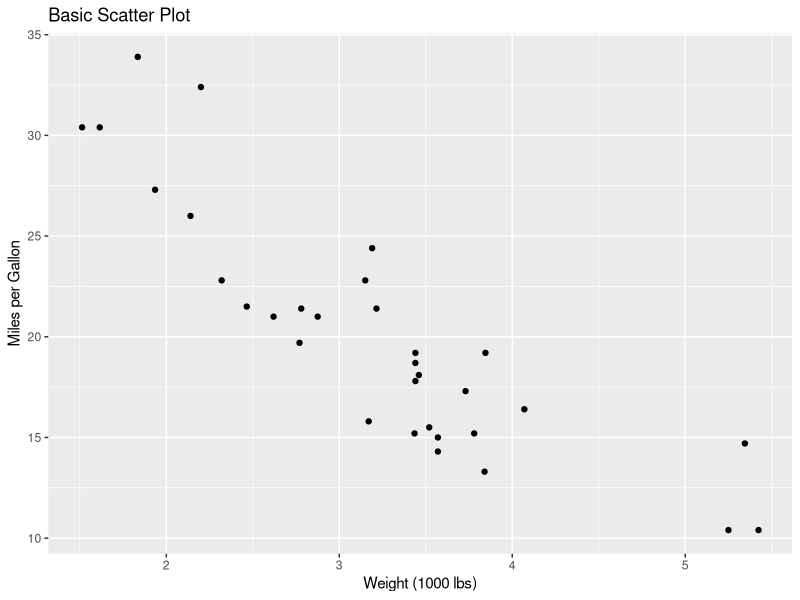
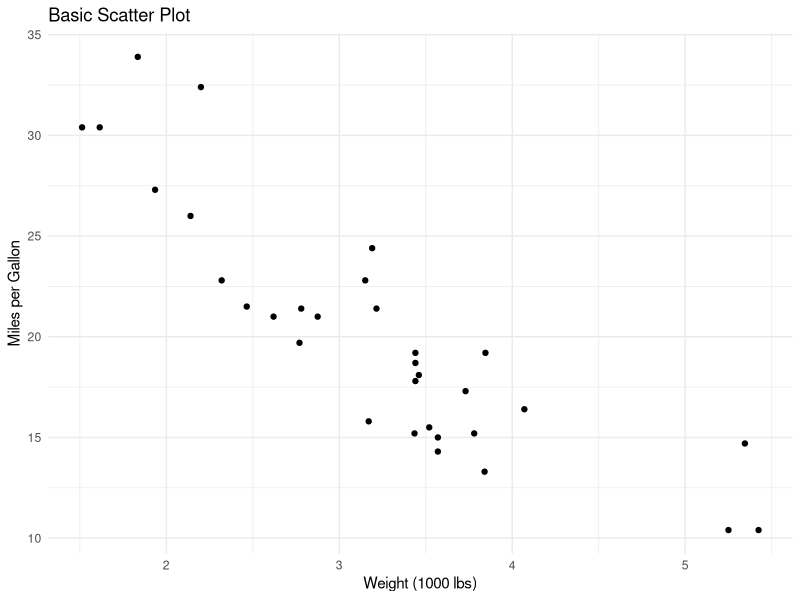
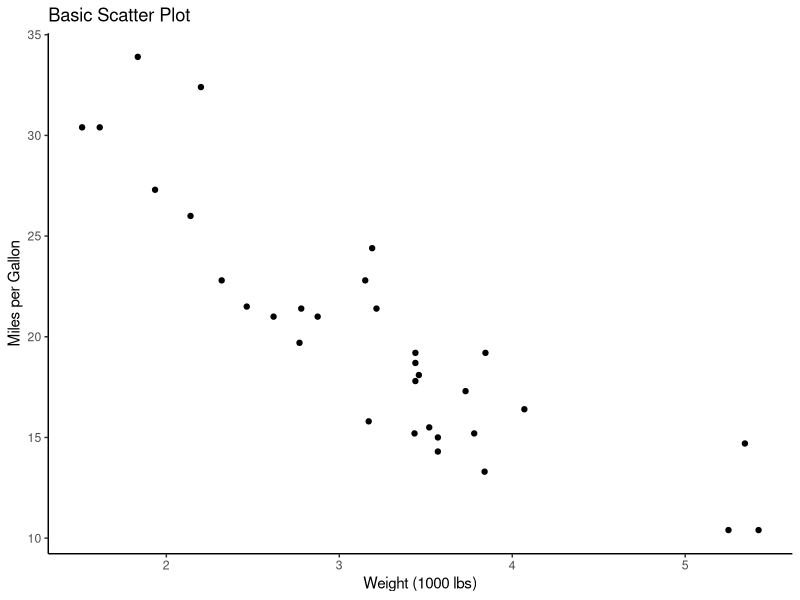
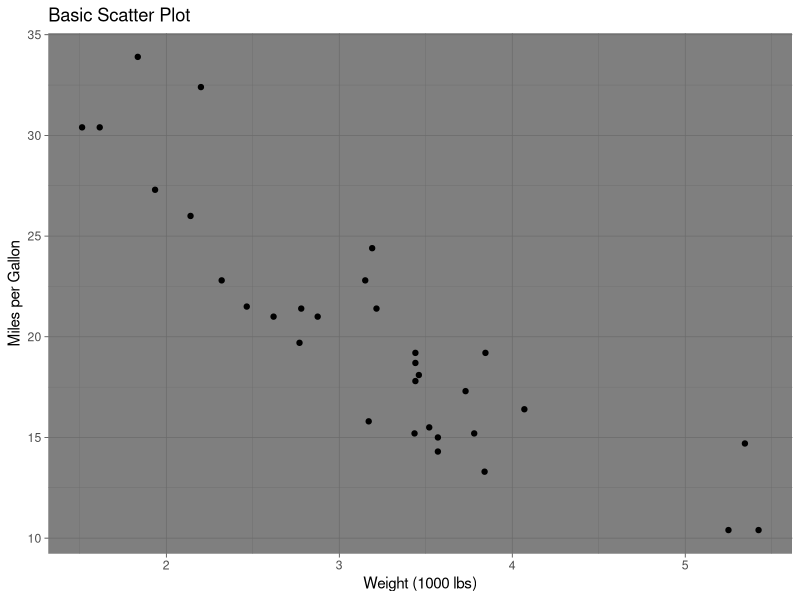
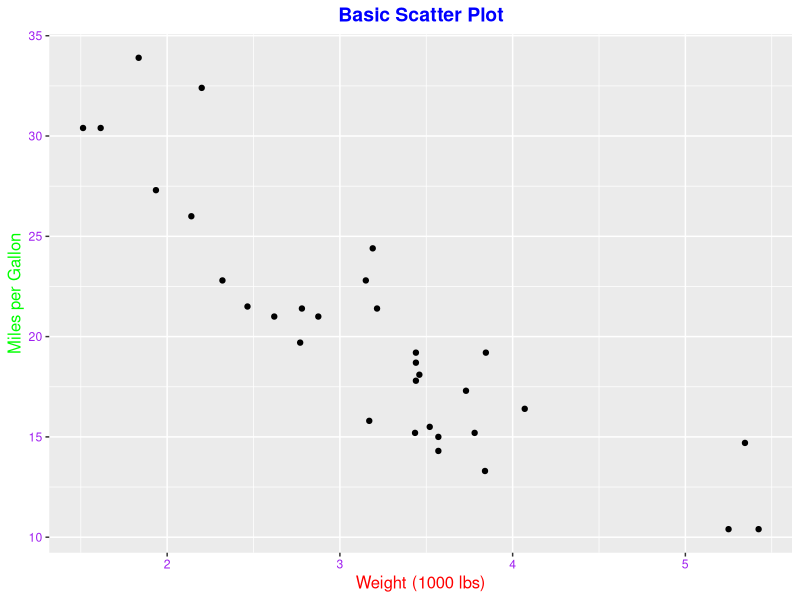
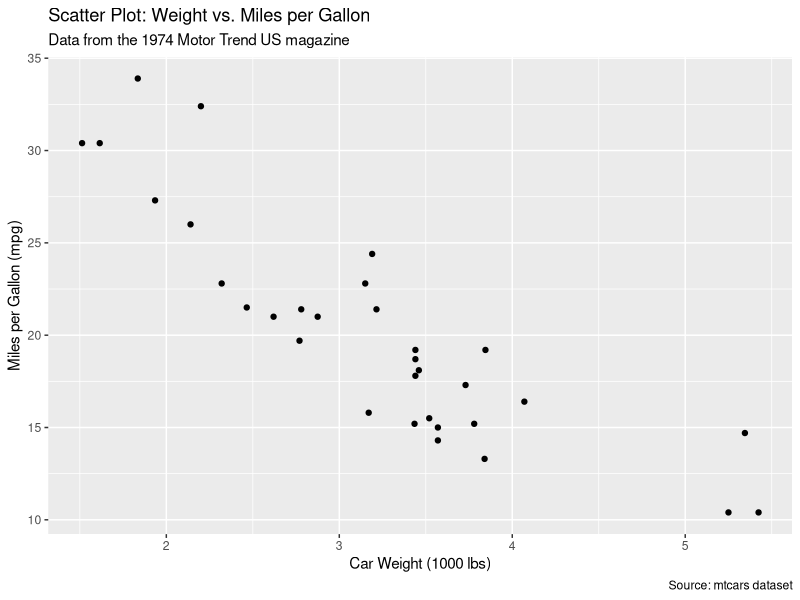
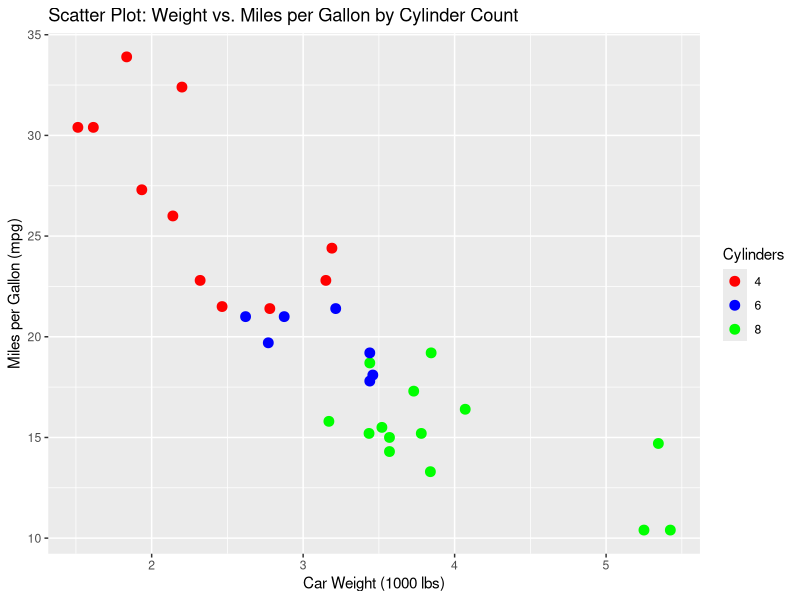
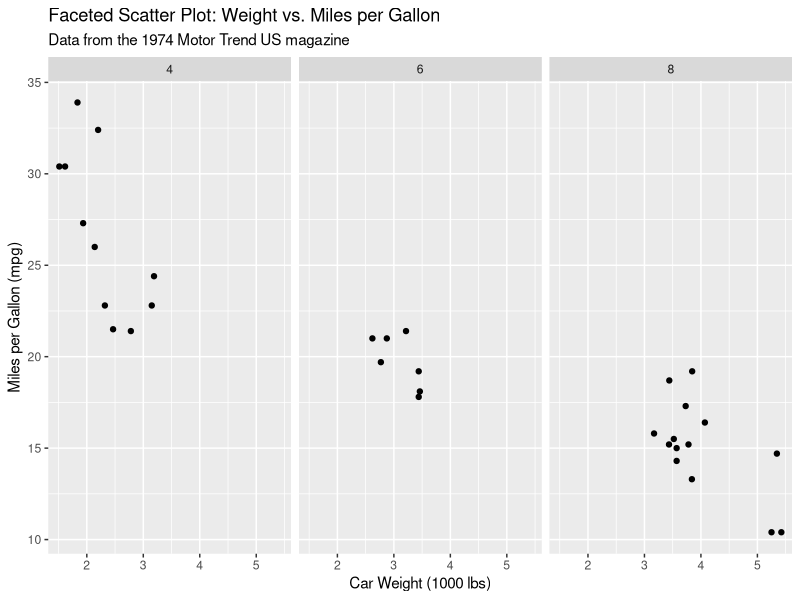

The R source for these figures, in order:
# Load necessary libraries

library(ggplot2)

# Load the mtcars dataset

data(mtcars)

# Display the first few rows of the dataset

head(mtcars)

# Basic scatter plot using the mtcars dataset
p <- ggplot(mtcars, aes(x = wt, y = mpg)) +
  geom_point() +
  ggtitle("Basic Scatter Plot") +
  xlab("Weight (1000 lbs)") +
  ylab("Miles per Gallon")

# Display the plot
p

# Apply the theme_minimal
p_minimal <- p + theme_minimal()
p_minimal

# Apply the theme_classic
p_classic <- p + theme_classic()
p_classic

# Apply the theme_dark
p_dark <- p + theme_dark()
p_dark

# Customizing individual theme elements
p_custom <- p + theme(
  plot.title = element_text(hjust = 0.5, color = "blue", size = 14, face = "bold"),
  axis.title.x = element_text(color = "red", size = 12),
  axis.title.y = element_text(color = "green", size = 12),
  axis.text = element_text(color = "purple")
)
p_custom

# Customize labels
p_labels <- p + labs(
  title = "Scatter Plot: Weight vs. Miles per Gallon",
  subtitle = "Data from the 1974 Motor Trend US magazine",
  caption = "Source: mtcars dataset",
  x = "Car Weight (1000 lbs)",
  y = "Miles per Gallon (mpg)"
)
p_labels

# Customize colors
p_colors <- ggplot(mtcars, aes(x = wt, y = mpg, color = factor(cyl))) +
  geom_point(size = 3) +
  scale_color_manual(values = c("red", "blue", "green")) +
  labs(
    title = "Scatter Plot: Weight vs. Miles per Gallon by Cylinder Count",
    x = "Car Weight (1000 lbs)",
    y = "Miles per Gallon (mpg)",
    color = "Cylinders"
  )
p_colors

# Faceted plot
p_facets <- ggplot(mtcars, aes(x = wt, y = mpg)) +
  geom_point() +
  facet_wrap(~ cyl) +
  labs(
    title = "Faceted Scatter Plot: Weight vs. Miles per Gallon",
    subtitle = "Data from the 1974 Motor Trend US magazine",
    x = "Car Weight (1000 lbs)",
    y = "Miles per Gallon (mpg)"
  )
p_facets

# Faceted plot using facet_grid
p_grid <- ggplot(mtcars, aes(x = wt, y = mpg)) +
  geom_point() +
  facet_grid(am ~ cyl) +
  labs(
    title = "Faceted Scatter Plot: Weight vs. Miles per Gallon",
    subtitle = "Data from the 1974 Motor Trend US magazine",
    x = "Car Weight (1000 lbs)",
    y = "Miles per Gallon (mpg)"
  )
p_grid

# Customizing aspect ratio
p_aspect <- p + theme(aspect.ratio = 1)
p_aspect

# Adding text annotations
p_annotations <- p +
  annotate("text", x = 3.5, y = 30, label = "High MPG", color = "blue", size = 5) +
  annotate("text", x = 5, y = 10, label = "Low MPG", color = "red", size = 5)
p_annotations
